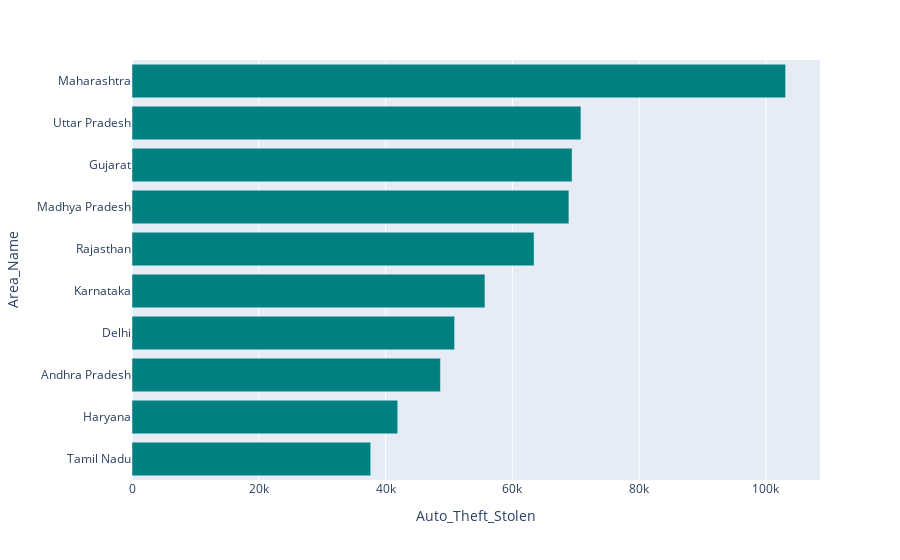

The notebook cell this image was saved under:
### Markdown cell above
### Top 10 States/UT with highest number of motor cycles stolen <a class="anchor" id="section_3_5"></a>

### Code cell
motor_c = auto_theft[auto_theft['Sub_Group_Name']=='1. Motor Cycles/ Scooters']

g8 = pd.DataFrame(motor_c.groupby(['Area_Name'])['Auto_Theft_Stolen'].sum().reset_index())
g8_sorted = g8.sort_values(['Auto_Theft_Stolen'],ascending=True)
fig = px.bar(g8_sorted.iloc[-10:,:], y='Area_Name', x='Auto_Theft_Stolen',
             orientation='h',color_discrete_sequence=['#008080'])
fig.show()

### Figure 1 — Plotly figure (JSON) as saved in the notebook; plotly's stock layout.template omitted (floating-point values rounded to 4 significant figures)
{"data": [{"alignmentgroup": "True", "hovertemplate": "Auto_Theft_Stolen=%{x}<br>Area_Name=%{y}<extra></extra>", "legendgroup": "", "marker": {"color": "#008080"}, "name": "", "offsetgroup": "", "orientation": "h", "showlegend": false, "textposition": "auto", "type": "bar", "x": [37656, 41915, 48654, 50884, 55673, 63423, 68913, 69414, 70810, 103096], "xaxis": "x", "y": ["Tamil Nadu", "Haryana", "Andhra Pradesh", "Delhi", "Karnataka", "Rajasthan", "Madhya Pradesh", "Gujarat", "Uttar Pradesh", "Maharashtra"], "yaxis": "y"}], "layout": {"autosize": true, "barmode": "relative", "legend": {"tracegroupgap": 0}, "margin": {"t": 60}, "xaxis": {"anchor": "y", "autorange": true, "domain": [0, 1], "range": [0, 108500.0], "title": {"text": "Auto_Theft_Stolen"}, "type": "linear"}, "yaxis": {"anchor": "x", "autorange": true, "domain": [0, 1], "range": [-0.5, 9.5], "title": {"text": "Area_Name"}, "type": "category"}}}
